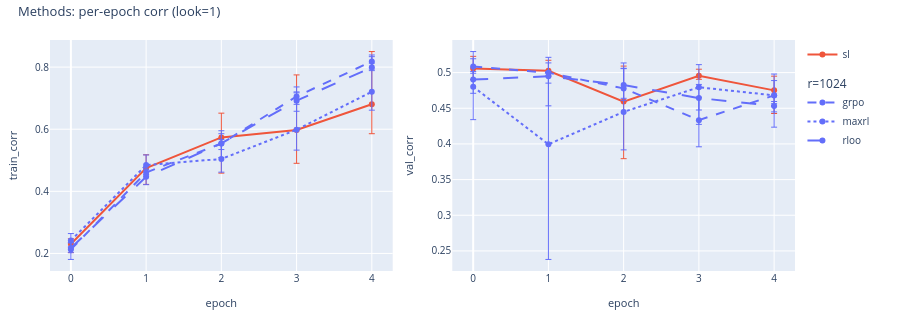
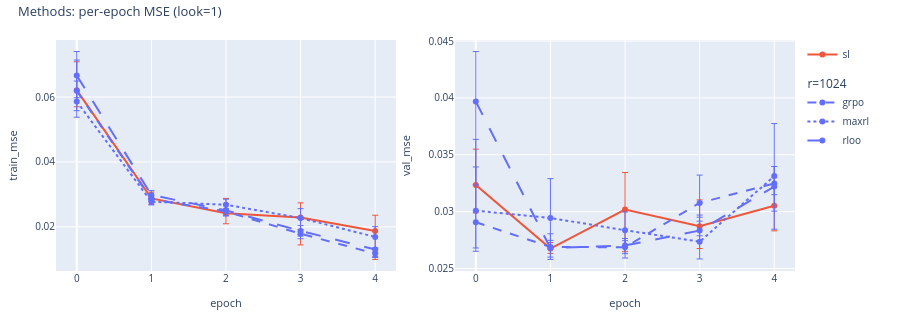

The code cell stored with these charts, in order, in its notebook:
### Markdown cell above
### Per-epoch training curves (look=1, all methods)

### Code cell
if any(c is not None for c in (sl, grpo, maxrl_sf, rloo_f)):
    display(
        plot_methods_vs_epoch(
            sl=sl,
            grpo=grpo,
            maxrl=maxrl_sf,
            rloo=rloo_f,
            num_lookforward_tokens=1,
            metric="corr",
            show_seed_bar=True,
            title="Methods: per-epoch corr (look=1)",
            save_path=WRITEUP_ASSETS / "methods_vs_epoch_look1_corr.html",
        )
    )
    display(
        plot_methods_vs_epoch(
            sl=sl,
            grpo=grpo,
            maxrl=maxrl_sf,
            rloo=rloo_f,
            num_lookforward_tokens=1,
            metric="mse",
            show_seed_bar=True,
            title="Methods: per-epoch MSE (look=1)",
            save_path=WRITEUP_ASSETS / "methods_vs_epoch_look1_mse.html",
        )
    )
else:
    print("No artifacts for any method.")

### Figure 1 — Plotly figure (JSON) as saved in the notebook; plotly's stock layout.template omitted (floating-point values rounded to 4 significant figures)
{"data": [{"customdata": [[3], [3], [3], [3], [3]], "error_y": {"array": [0.01705, 0.04269, 0.07802, 0.1774, 0.1695], "arrayminus": [0.02755, 0.05269, 0.1151, 0.1072, 0.095], "symmetric": false, "thickness": 1, "type": "data", "width": 3}, "hovertemplate": "epoch: %{x}<br>train_corr: %{y}<br>n_seeds: %{customdata[0]}<extra>sl</extra>", "legendgroup": "sl", "line": {"color": "#EF553B", "dash": "solid"}, "marker": {"color": "#EF553B"}, "mode": "lines+markers", "name": "sl", "showlegend": true, "type": "scatter", "x": [0, 1, 2, 3, 4], "xaxis": "x", "y": [0.2303, 0.475, 0.5737, 0.5975, 0.6805], "yaxis": "y"}, {"customdata": [[3], [3], [3], [3], [3]], "error_y": {"array": [0.0209, 0.008721, 0.03154, 0.03073, 0.01526], "arrayminus": [0.03234, 0.01158, 0.01944, 0.02529, 0.0248], "symmetric": false, "thickness": 1, "type": "data", "width": 3}, "hovertemplate": "epoch: %{x}<br>train_corr: %{y}<br>n_seeds: %{customdata[0]}<extra>grpo</extra>", "legendgroup": "r=1024", "legendgrouptitle": {"text": "r=1024"}, "line": {"color": "#636EFA", "dash": "dash"}, "marker": {"color": "#636EFA"}, "mode": "lines+markers", "name": "grpo", "showlegend": true, "type": "scatter", "x": [0, 1, 2, 3, 4], "xaxis": "x", "y": [0.213, 0.4608, 0.5539, 0.7054, 0.8184], "yaxis": "y"}, {"customdata": [[3], [3], [3], [3], [3]], "error_y": {"array": [0.02223, 0.03268, 0.06247, 0.1218, 0.1184], "arrayminus": [0.0212, 0.03035, 0.04241, 0.06568, 0.05922], "symmetric": false, "thickness": 1, "type": "data", "width": 3}, "hovertemplate": "epoch: %{x}<br>train_corr: %{y}<br>n_seeds: %{customdata[0]}<extra>maxrl</extra>", "legendgroup": "r=1024", "legendgrouptitle": {"text": "r=1024"}, "line": {"color": "#636EFA", "dash": "dot"}, "marker": {"color": "#636EFA"}, "mode": "lines+markers", "name": "maxrl", "showlegend": true, "type": "scatter", "x": [0, 1, 2, 3, 4], "xaxis": "x", "y": [0.2418, 0.4845, 0.5041, 0.5984, 0.7206], "yaxis": "y"}, {"customdata": [[3], [3], [3], [3], [3]], "error_y": {"array": [0.01879, 0.02491, 0.04076, 0.02535, 0.01359], "arrayminus": [0.01475, 0.02545, 0.04535, 0.034, 0.01059], "symmetric": false, "thickness": 1, "type": "data", "width": 3}, "hovertemplate": "epoch: %{x}<br>train_corr: %{y}<br>n_seeds: %{customdata[0]}<extra>rloo</extra>", "legendgroup": "r=1024", "legendgrouptitle": {"text": "r=1024"}, "line": {"color": "#636EFA", "dash": "longdash"}, "marker": {"color": "#636EFA"}, "mode": "lines+markers", "name": "rloo", "showlegend": true, "type": "scatter", "x": [0, 1, 2, 3, 4], "xaxis": "x", "y": [0.2173, 0.4469, 0.5544, 0.6918, 0.7993], "yaxis": "y"}, {"customdata": [[3], [3], [3], [3], [3]], "error_y": {"array": [0.01704, 0.01468, 0.04978, 0.009176, 0.01988], "arrayminus": [0.01555, 0.007374, 0.08002, 0.005023, 0.03242], "symmetric": false, "thickness": 1, "type": "data", "width": 3}, "hovertemplate": "epoch: %{x}<br>val_corr: %{y}<br>n_seeds: %{customdata[0]}<extra>sl</extra>", "legendgroup": "sl", "line": {"color": "#EF553B", "dash": "solid"}, "marker": {"color": "#EF553B"}, "mode": "lines+markers", "name": "sl", "showlegend": false, "type": "scatter", "x": [0, 1, 2, 3, 4], "xaxis": "x2", "y": [0.5057, 0.5026, 0.4593, 0.4956, 0.4751], "yaxis": "y2"}, {"customdata": [[3], [3], [3], [3], [3]], "error_y": {"array": [0.01097, 0.01382, 0.02768, 0.03201, 0.02073], "arrayminus": [0.009323, 0.01454, 0.01674, 0.03739, 0.01169], "symmetric": false, "thickness": 1, "type": "data", "width": 3}, "hovertemplate": "epoch: %{x}<br>val_corr: %{y}<br>n_seeds: %{customdata[0]}<extra>grpo</extra>", "legendgroup": "r=1024", "legendgrouptitle": {"text": "r=1024"}, "line": {"color": "#636EFA", "dash": "dash"}, "marker": {"color": "#636EFA"}, "mode": "lines+markers", "name": "grpo", "showlegend": false, "type": "scatter", "x": [0, 1, 2, 3, 4], "xaxis": "x2", "y": [0.5084, 0.4997, 0.4778, 0.4333, 0.4681], "yaxis": "y2"}, {"customdata": [[3], [3], [3], [3], [3]], "error_y": {"array": [0.04937, 0.1022, 0.06115, 0.03169, 0.02992], "arrayminus": [0.0461, 0.1615, 0.05325, 0.05202, 0.04457], "symmetric": false, "thickness": 1, "type": "data", "width": 3}, "hovertemplate": "epoch: %{x}<br>val_corr: %{y}<br>n_seeds: %{customdata[0]}<extra>maxrl</extra>", "legendgroup": "r=1024", "legendgrouptitle": {"text": "r=1024"}, "line": {"color": "#636EFA", "dash": "dot"}, "marker": {"color": "#636EFA"}, "mode": "lines+markers", "name": "maxrl", "showlegend": false, "type": "scatter", "x": [0, 1, 2, 3, 4], "xaxis": "x2", "y": [0.4801, 0.3995, 0.4449, 0.4794, 0.468], "yaxis": "y2"}, {"customdata": [[3], [3], [3], [3], [3]], "error_y": {"array": [0.01131, 0.02658, 0.03095, 0.01907, 0.006295], "arrayminus": [0.0193, 0.04142, 0.01859, 0.01676, 0.008287], "symmetric": false, "thickness": 1, "type": "data", "width": 3}, "hovertemplate": "epoch: %{x}<br>val_corr: %{y}<br>n_seeds: %{customdata[0]}<extra>rloo</extra>", "legendgroup": "r=1024", "legendgrouptitle": {"text": "r=1024"}, "line": {"color": "#636EFA", "dash": "longdash"}, "marker": {"color": "#636EFA"}, "mode": "lines+markers", "name": "rloo", "showlegend": false, "type": "scatter", "x": [0, 1, 2, 3, 4], "xaxis": "x2", "y": [0.4902, 0.4948, 0.4825, 0.4643, 0.4532], "yaxis": "y2"}], "layout": {"font": {"size": 11}, "height": 320, "legend": {"font": {"size": 10}, "groupclick": "togglegroup", "x": 1.01, "xanchor": "left", "y": 1, "yanchor": "top"}, "margin": {"b": 40, "l": 50, "r": 105, "t": 40}, "title": {"font": {"size": 13}, "text": "Methods: per-epoch corr (look=1)", "x": 0.02, "xanchor": "left", "y": 0.98, "yanchor": "top"}, "xaxis": {"anchor": "y", "domain": [0, 0.46], "tickfont": {"size": 10}, "title": {"font": {"size": 11}, "text": "epoch"}}, "xaxis2": {"anchor": "y2", "domain": [0.54, 1], "tickfont": {"size": 10}, "title": {"font": {"size": 11}, "text": "epoch"}}, "yaxis": {"anchor": "x", "domain": [0, 1], "tickfont": {"size": 10}, "title": {"font": {"size": 11}, "text": "train_corr"}}, "yaxis2": {"anchor": "x2", "domain": [0, 1], "tickfont": {"size": 10}, "title": {"font": {"size": 11}, "text": "val_corr"}}}}

### Figure 2 — Plotly figure (JSON) as saved in the notebook; plotly's stock layout.template omitted (floating-point values rounded to 4 significant figures)
{"data": [{"customdata": [[3], [3], [3], [3], [3]], "error_y": {"array": [0.008741, 0.001942, 0.004577, 0.004544, 0.00485], "arrayminus": [0.005122, 0.00182, 0.003243, 0.008426, 0.008781], "symmetric": false, "thickness": 1, "type": "data", "width": 3}, "hovertemplate": "epoch: %{x}<br>train_mse: %{y}<br>n_seeds: %{customdata[0]}<extra>sl</extra>", "legendgroup": "sl", "line": {"color": "#EF553B", "dash": "solid"}, "marker": {"color": "#EF553B"}, "mode": "lines+markers", "name": "sl", "showlegend": true, "type": "scatter", "x": [0, 1, 2, 3, 4], "xaxis": "x", "y": [0.06214, 0.02875, 0.02418, 0.02283, 0.01871], "yaxis": "y"}, {"customdata": [[3], [3], [3], [3], [3]], "error_y": {"array": [0.009505, 0.001078, 0.0008516, 0.00125, 0.001436], "arrayminus": [0.006119, 0.0006399, 0.001316, 0.001545, 0.0008857], "symmetric": false, "thickness": 1, "type": "data", "width": 3}, "hovertemplate": "epoch: %{x}<br>train_mse: %{y}<br>n_seeds: %{customdata[0]}<extra>grpo</extra>", "legendgroup": "r=1024", "legendgrouptitle": {"text": "r=1024"}, "line": {"color": "#636EFA", "dash": "dash"}, "marker": {"color": "#636EFA"}, "mode": "lines+markers", "name": "grpo", "showlegend": true, "type": "scatter", "x": [0, 1, 2, 3, 4], "xaxis": "x", "y": [0.06191, 0.02852, 0.02471, 0.01786, 0.01175], "yaxis": "y"}, {"customdata": [[3], [3], [3], [3], [3]], "error_y": {"array": [0.006317, 0.001224, 0.001708, 0.002915, 0.00318], "arrayminus": [0.004841, 0.0009875, 0.00259, 0.00554, 0.006343], "symmetric": false, "thickness": 1, "type": "data", "width": 3}, "hovertemplate": "epoch: %{x}<br>train_mse: %{y}<br>n_seeds: %{customdata[0]}<extra>maxrl</extra>", "legendgroup": "r=1024", "legendgrouptitle": {"text": "r=1024"}, "line": {"color": "#636EFA", "dash": "dot"}, "marker": {"color": "#636EFA"}, "mode": "lines+markers", "name": "maxrl", "showlegend": true, "type": "scatter", "x": [0, 1, 2, 3, 4], "xaxis": "x", "y": [0.05862, 0.02773, 0.0268, 0.02269, 0.01688], "yaxis": "y"}, {"customdata": [[3], [3], [3], [3], [3]], "error_y": {"array": [0.007408, 0.001347, 0.00204, 0.00163, 0.0005365], "arrayminus": [0.006822, 0.001032, 0.001689, 0.001125, 0.0008649], "symmetric": false, "thickness": 1, "type": "data", "width": 3}, "hovertemplate": "epoch: %{x}<br>train_mse: %{y}<br>n_seeds: %{customdata[0]}<extra>rloo</extra>", "legendgroup": "r=1024", "legendgrouptitle": {"text": "r=1024"}, "line": {"color": "#636EFA", "dash": "longdash"}, "marker": {"color": "#636EFA"}, "mode": "lines+markers", "name": "rloo", "showlegend": true, "type": "scatter", "x": [0, 1, 2, 3, 4], "xaxis": "x", "y": [0.06662, 0.02981, 0.02507, 0.01874, 0.01299], "yaxis": "y"}, {"customdata": [[3], [3], [3], [3], [3]], "error_y": {"array": [0.003161, 0.0005368, 0.003259, 0.00231, 0.002462], "arrayminus": [0.002439, 0.0004265, 0.0037, 0.001967, 0.002214], "symmetric": false, "thickness": 1, "type": "data", "width": 3}, "hovertemplate": "epoch: %{x}<br>val_mse: %{y}<br>n_seeds: %{customdata[0]}<extra>sl</extra>", "legendgroup": "sl", "line": {"color": "#EF553B", "dash": "solid"}, "marker": {"color": "#EF553B"}, "mode": "lines+markers", "name": "sl", "showlegend": false, "type": "scatter", "x": [0, 1, 2, 3, 4], "xaxis": "x2", "y": [0.03233, 0.02675, 0.03018, 0.02872, 0.03052], "yaxis": "y2"}, {"customdata": [[3], [3], [3], [3], [3]], "error_y": {"array": [0.004862, 0.0005766, 0.0005781, 0.002449, 0.001485], "arrayminus": [0.002554, 0.0008956, 0.0009442, 0.001255, 0.0009918], "symmetric": false, "thickness": 1, "type": "data", "width": 3}, "hovertemplate": "epoch: %{x}<br>val_mse: %{y}<br>n_seeds: %{customdata[0]}<extra>grpo</extra>", "legendgroup": "r=1024", "legendgrouptitle": {"text": "r=1024"}, "line": {"color": "#636EFA", "dash": "dash"}, "marker": {"color": "#636EFA"}, "mode": "lines+markers", "name": "grpo", "showlegend": false, "type": "scatter", "x": [0, 1, 2, 3, 4], "xaxis": "x2", "y": [0.02907, 0.0269, 0.02687, 0.03077, 0.03248], "yaxis": "y2"}, {"customdata": [[3], [3], [3], [3], [3]], "error_y": {"array": [0.006273, 0.00346, 0.001602, 0.00234, 0.004622], "arrayminus": [0.003277, 0.002502, 0.001435, 0.00152, 0.004666], "symmetric": false, "thickness": 1, "type": "data", "width": 3}, "hovertemplate": "epoch: %{x}<br>val_mse: %{y}<br>n_seeds: %{customdata[0]}<extra>maxrl</extra>", "legendgroup": "r=1024", "legendgrouptitle": {"text": "r=1024"}, "line": {"color": "#636EFA", "dash": "dot"}, "marker": {"color": "#636EFA"}, "mode": "lines+markers", "name": "maxrl", "showlegend": false, "type": "scatter", "x": [0, 1, 2, 3, 4], "xaxis": "x2", "y": [0.03008, 0.02944, 0.02837, 0.02736, 0.03312], "yaxis": "y2"}, {"customdata": [[3], [3], [3], [3], [3]], "error_y": {"array": [0.004392, 0.001259, 0.0006149, 0.0008299, 0.001762], "arrayminus": [0.007342, 0.0009972, 0.0007178, 0.0004591, 0.002167], "symmetric": false, "thickness": 1, "type": "data", "width": 3}, "hovertemplate": "epoch: %{x}<br>val_mse: %{y}<br>n_seeds: %{customdata[0]}<extra>rloo</extra>", "legendgroup": "r=1024", "legendgrouptitle": {"text": "r=1024"}, "line": {"color": "#636EFA", "dash": "longdash"}, "marker": {"color": "#636EFA"}, "mode": "lines+markers", "name": "rloo", "showlegend": false, "type": "scatter", "x": [0, 1, 2, 3, 4], "xaxis": "x2", "y": [0.03968, 0.02679, 0.02702, 0.02833, 0.03221], "yaxis": "y2"}], "layout": {"font": {"size": 11}, "height": 320, "legend": {"font": {"size": 10}, "groupclick": "togglegroup", "x": 1.01, "xanchor": "left", "y": 1, "yanchor": "top"}, "margin": {"b": 40, "l": 50, "r": 105, "t": 40}, "title": {"font": {"size": 13}, "text": "Methods: per-epoch MSE (look=1)", "x": 0.02, "xanchor": "left", "y": 0.98, "yanchor": "top"}, "xaxis": {"anchor": "y", "domain": [0, 0.46], "tickfont": {"size": 10}, "title": {"font": {"size": 11}, "text": "epoch"}}, "xaxis2": {"anchor": "y2", "domain": [0.54, 1], "tickfont": {"size": 10}, "title": {"font": {"size": 11}, "text": "epoch"}}, "yaxis": {"anchor": "x", "domain": [0, 1], "tickfont": {"size": 10}, "title": {"font": {"size": 11}, "text": "train_mse"}}, "yaxis2": {"anchor": "x2", "domain": [0, 1], "tickfont": {"size": 10}, "title": {"font": {"size": 11}, "text": "val_mse"}}}}
